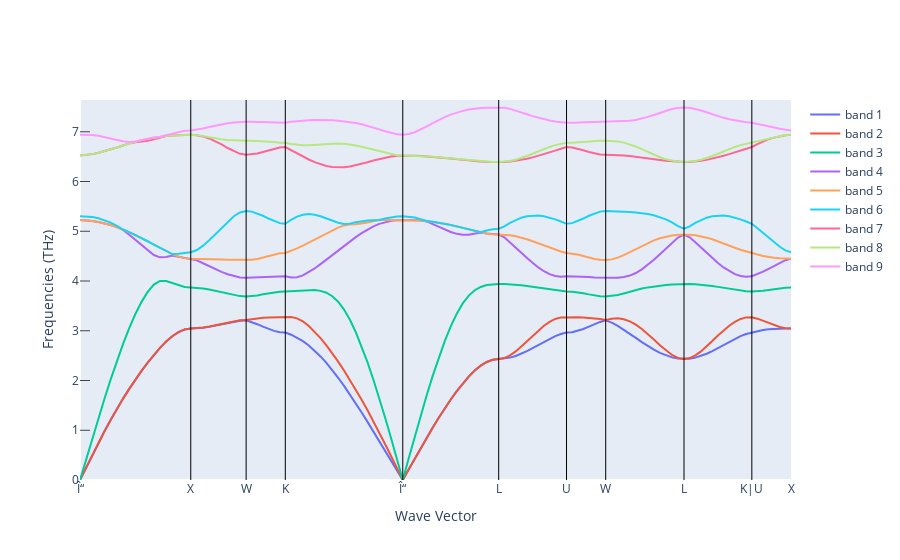

Notebook code for this chart:
### Markdown cell above
## Visualisation la structure des bandes de phonons

### Code cell
# Visualisation de la structure des bandes de phonons
fig_ph_bs = get_plot_bs(ph_bs)
fig_ph_bs.update_yaxes(rangemode="tozero")
fig_ph_bs.show()

### Figure 1 — Plotly figure (JSON) as saved in the notebook; plotly's stock layout.template omitted (floating-point values rounded to 4 significant figures; data arrays with more than 128 entries replaced by an {"elided": "..."} marker saying what was removed)
{"data": [{"mode": "lines", "name": "band 1", "type": "scatter", "x": {"elided": "131 float values"}, "y": {"elided": "131 float values"}}, {"mode": "lines", "name": "band 2", "type": "scatter", "x": {"elided": "131 float values"}, "y": {"elided": "131 float values"}}, {"mode": "lines", "name": "band 3", "type": "scatter", "x": {"elided": "131 float values"}, "y": {"elided": "131 float values"}}, {"mode": "lines", "name": "band 4", "type": "scatter", "x": {"elided": "131 float values"}, "y": {"elided": "131 float values"}}, {"mode": "lines", "name": "band 5", "type": "scatter", "x": {"elided": "131 float values"}, "y": {"elided": "131 float values"}}, {"mode": "lines", "name": "band 6", "type": "scatter", "x": {"elided": "131 float values"}, "y": {"elided": "131 float values"}}, {"mode": "lines", "name": "band 7", "type": "scatter", "x": {"elided": "131 float values"}, "y": {"elided": "131 float values"}}, {"mode": "lines", "name": "band 8", "type": "scatter", "x": {"elided": "131 float values"}, "y": {"elided": "131 float values"}}, {"mode": "lines", "name": "band 9", "type": "scatter", "x": {"elided": "131 float values"}, "y": {"elided": "131 float values"}}], "layout": {"shapes": [{"line": {"color": "black", "width": 1}, "type": "line", "x0": 0.9983, "x1": 0.9983, "xref": "x", "y0": 0, "y1": 1, "yref": "y domain"}, {"line": {"color": "black", "width": 1}, "type": "line", "x0": 1.497, "x1": 1.497, "xref": "x", "y0": 0, "y1": 1, "yref": "y domain"}, {"line": {"color": "black", "width": 1}, "type": "line", "x0": 1.85, "x1": 1.85, "xref": "x", "y0": 0, "y1": 1, "yref": "y domain"}, {"line": {"color": "black", "width": 1}, "type": "line", "x0": 2.909, "x1": 2.909, "xref": "x", "y0": 0, "y1": 1, "yref": "y domain"}, {"line": {"color": "black", "width": 1}, "type": "line", "x0": 3.774, "x1": 3.774, "xref": "x", "y0": 0, "y1": 1, "yref": "y domain"}, {"line": {"color": "black", "width": 1}, "type": "line", "x0": 4.385, "x1": 4.385, "xref": "x", "y0": 0, "y1": 1, "yref": "y domain"}, {"line": {"color": "black", "width": 1}, "type": "line", "x0": 4.738, "x1": 4.738, "xref": "x", "y0": 0, "y1": 1, "yref": "y domain"}, {"line": {"color": "black", "width": 1}, "type": "line", "x0": 5.444, "x1": 5.444, "xref": "x", "y0": 0, "y1": 1, "yref": "y domain"}, {"line": {"color": "black", "width": 1}, "type": "line", "x0": 6.055, "x1": 6.055, "xref": "x", "y0": 0, "y1": 1, "yref": "y domain"}], "xaxis": {"mirror": true, "showgrid": false, "ticklen": 0, "ticks": "inside", "ticktext": ["Î“", "X", "W", "K", "Î“", "L", "U", "W", "L", "K|U", "X"], "tickvals": [0, 0.9983, 1.497, 1.85, 2.909, 3.774, 4.385, 4.738, 5.444, 6.055, 6.408], "title": {"text": "Wave Vector"}}, "yaxis": {"mirror": true, "range": [0, 7.639], "rangemode": "tozero", "showgrid": false, "ticklen": 10, "ticks": "inside", "title": {"text": "Frequencies (THz)"}}}}
